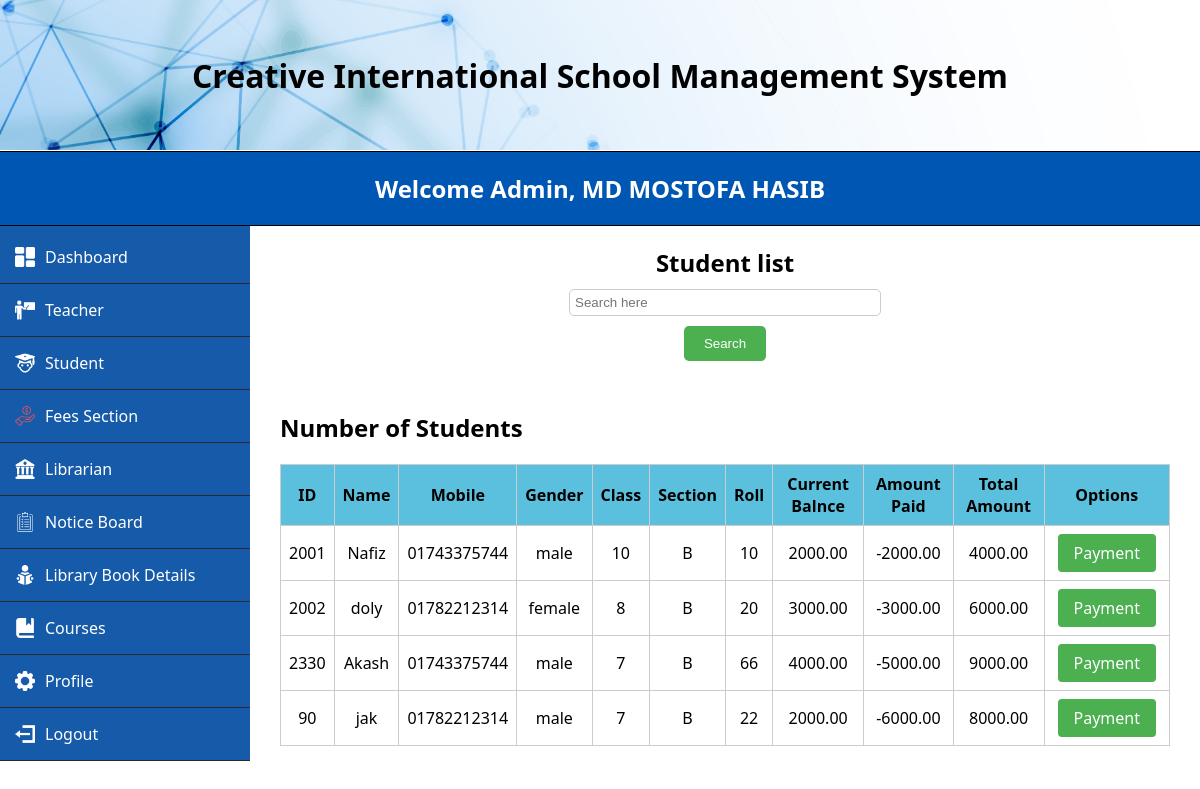
Page /MVC/Views/fees.php (signed in) on the committed database.
### tables this page shows
CREATE TABLE `student` (
  `id` varchar(200) NOT NULL,
  `name` varchar(200) NOT NULL,
  `email` varchar(200) NOT NULL,
  `mobile` varchar(200) NOT NULL,
  `gender` varchar(200) NOT NULL,
  `dob` date NOT NULL,
  `password` varchar(200) NOT NULL,
  `address` varchar(200) NOT NULL,
  `class` varchar(200) NOT NULL,
  `section` varchar(200) NOT NULL,
  `roll` varchar(200) NOT NULL,
  `fees` decimal(10,2) DEFAULT NULL,
  `amount` decimal(10,2) DEFAULT NULL,
  `balance` decimal(10,2) DEFAULT NULL,
  `paid` decimal(10,2) DEFAULT NULL
);

### MVC/Models/userModel.php (called while the page is built, shortened)
<?php
function getAllStudents() {
    $conn = conn();
    $sql = "SELECT * FROM student";
    $result = $conn->query($sql);
    $students = [];
    if ($result->num_rows > 0) {
        while($row = $result->fetch_assoc()) {
            $students[] = $row;
        }
    }
    return $students;
}
?>

### MVC/Views/fees.php (the view, shortened to what this page needs)
<?php
    require_once('../Models/userModel.php');
    $students = getAllStudents();
?>
<!DOCTYPE html>
<html lang="en">
<head>
    <link rel="stylesheet" href="../../css/adminStyle.css">
    <link rel="stylesheet" href="../../css/addTeacher.css">
</head>
<body>
    <div class="header">
        <h1>Creative International School Management System</h1>
    </div>
    <div class="brand-name">
        <h1>Welcome Admin, <?php echo $_SESSION['name']; ?></h1>
    </div>
    <form action="">
    <div class="side-menu">
        <ul>
            <li><a href="adminDash.php"><img src="../../images/dashboard (2).png" alt=""> Dashboard</a></li>
			<li class="dropdown">
                <a href="addTeacher.php"><img src="../../images/teacher2.png" alt=""> Teacher</a>
            </li>
			<li class="dropdown">
                <a href="addStudent.php"><img src="../../images/student-32.png" alt=""> Student</a>
            </li>
            <li><a href="fees.php"><img src="../../images/income.png" alt=""> Fees Section</a></li>
			<li class="dropdown">
                <a href="addLibrarian.php"><img src="../../images/library-32.png" alt=""> Librarian</a>
            </li>
            <li><a href="noticePost.php"><img src="../../images/clipboard-2-32.png" alt=""> Notice Board</a></li>
            <li><a href="libraryBookInfo.php"><img src="../../images/reading-book (1).png" alt=""> Library Book Details</a></li>
            <li class="dropdown">
                <a href="../Controllers/addCourseController.php"><img src="../../images/book-2-32.png" alt=""> Courses</a>
            </li>
            <li class="dropdown">
                <a href="viewProfile.php"><img src="../../images/settings.png" alt=""> Profile</a>
            </li>
            <li><a href="../Controllers/logout.php"><img src="../../images/account-logout-32.png" alt=""> Logout</a></li>
        </ul>
    </div>
    </form>
    <div class="search-container">
        <h2>Student list</h2>
        <input type="text" name="name" id="name" placeholder="Search here" onkeyup="ajax()" />
        <input type="button" name="" value="Search">
    </div>
    <div class="content">
        <div class="dashboard-table">
            <h2 colspan="2" style="text-align: left;">Number of Students</h2>
            <table id="studentTable">
                <thead>
                    <tr>
                        <th>ID</th>
                        <th>Name</th>
                        <th>Mobile</th>
                        <th>Gender</th>
                        <th>Class</th>
                        <th>Section</th>
                        <th>Roll</th>
                        <th>Current Balnce</th>
                        <th>Amount Paid</th>
                        <th>Total Amount</th>
                        <th>Options</th>
                    </tr>
                </thead>
                <tbody>
                    <?php foreach ($students as $student): ?>
                        <tr>
                            <td><?php echo $student['id']; ?></td>
                            <td><?php echo $student['name']; ?></td>
                            <td><?php echo $student['mobile']; ?></td>
                            <td><?php echo $student['gender']; ?></td>
                            <td><?php echo $student['class']; ?></td>
                            <td><?php echo $student['section']; ?></td>
                            <td><?php echo $student['roll']; ?></td>
                            <td><?php echo $student['fees']; ?></td>
                            <td><?php echo $student['balance']; ?></td>
                            <td><?php echo $student['amount']; ?></td>
                            <td>
                                <a href="payment.php?id=<?php echo $student['id']; ?>">Payment</a>
                            </td>
                        </tr>
                    <?php endforeach; ?>
                </tbody>
            </table>
        </div>
    </div>
</body>
</html>

### css/adminStyle.css (style rules this page uses)
body { font-family: 'Segoe UI', Tahoma, Geneva, Verdana, sans-serif; margin: 0; padding: 0; }
.header { width: 100%; height: 150px; background-image: url('../images/loginBackground.jpg'); background-size: cover; background-repeat: no-repeat; background-position: center; display: flex; justify-content: center; align-items: center; margin-bottom: 1px; }
.brand-name { padding: 20px; display: flex; justify-content: center; align-items: center; background-color: #0056b3; border-bottom: 1px solid black; border-top: 1px solid black; }
.brand-name h1 { font-size: 24px; margin: 0; color: #fff; }
.side-menu { width: 250px; background-color: #165aaa; padding-top: 5px; padding-left: 0px; transition: left 0.3s ease; text-align: center; }
ul { list-style-type: none; padding-left: 0px; margin: 0; text-align: center; }
li { padding: 15px; border-bottom: 0.5px solid #2a2a2a; transition: background-color 0.3s ease; text-align: center; }
li a { color: #fff; text-decoration: none; display: flex; align-items: center; }
li img { margin-right: 10px; width: 20px; }
.content { flex-grow: 1; padding: 20px; }

### css/addTeacher.css (style rules this page uses)
.dashboard-table { margin-bottom: 20px; float: center; max-width: 70%; margin-right: 20px; }
.dashboard-table table { width: 100%; border-collapse: collapse; }
.dashboard-table th, .dashboard-table td { border: 1px solid #ccc; padding: 8px; }
.dashboard-table th { background-color: #5bc0de; text-align: center; }
.dashboard-table tbody tr:nth-child(even) { background-color: #5bc0de; }
.brand-name { padding: 20px; display: flex; justify-content: center; align-items: center; background-color: #0056b3; border-bottom: 1px solid black; border-top: 1px solid black; }
.brand-name h1 { font-size: 24px; margin: 0; color: #fff; }
.side-menu { width: 250px; background-color: #165aaa; padding-top: 5px; padding-left: 0px; text-align: center; float: left; }
.content { flex-grow: 1; padding: 10px; margin-left: 270px; }
.dashboard-table { margin-bottom: 5px; max-width: 100%; }

### MVC/Views/fees.php (style rules this page uses)
.dashboard-table { margin-bottom: 20px; max-width: 70%; margin-right: 20px; }
.dashboard-table table { width: 100%; border-collapse: collapse; }
.dashboard-table th, .dashboard-table td { border: 1px solid #ccc; padding: 8px; }
.dashboard-table th { background-color: #5bc0de; text-align: center; }
.dashboard-table tbody tr:nth-child(even) { background-color: white; }
.brand-name { padding: 20px; display: flex; justify-content: center; align-items: center; background-color: #0056b3; border-bottom: 1px solid black; border-top: 1px solid black; }
.brand-name h1 { font-size: 24px; margin: 0; color: #fff; }
.side-menu { width: 250px; background-color: #165aaa; padding-top: 5px; padding-left: 0px; text-align: center; float: left; }
.content { flex-grow: 1; padding: 10px; margin-left: 270px; }
.dashboard-table { margin-bottom: 5px; max-width: 100%; }
.dashboard-table td a { display: inline-block; padding: 8px 16px; margin: 0 5px; text-decoration: none; background-color: #4CAF50; color: white; border: none; border-radius: 4px; cursor: pointer; transition: background-color 0.3s ease; }
.dashboard-table td { text-align: center; }
.search-container { display: flex; flex-direction: column; align-items: center; margin-bottom: 20px; }
.search-container h2 { margin-bottom: 10px; }
.search-container input[type="text"] { width: 300px; padding: 5px; border: 1px solid #ccc; border-radius: 5px; margin-bottom: 10px; }
.search-container input[type="button"] { background-color: #4CAF50; color: white; padding: 10px 20px; border: none; border-radius: 5px; cursor: pointer; }

### rows in the picture
student: id "2001", name "Nafiz", mobile "01743375744", gender "male", class "10", section "B", roll "10", fees "2000.00", balance "-2000.00", amount "4000.00"
student: id "2002", name "doly", mobile "01782212314", gender "female", class "8", section "B", roll "20", fees "3000.00", balance "-3000.00", amount "6000.00"
student: id "2330", name "Akash", mobile "01743375744", gender "male", class "7", section "B", roll "66", fees "4000.00", balance "-5000.00", amount "9000.00"
student: id "90", name "jak", mobile "01782212314", gender "male", class "7", section "B", roll "22", fees "2000.00", balance "-6000.00", amount "8000.00"

### other values in the picture
$_SESSION['name'] "MD MOSTOFA HASIB"
